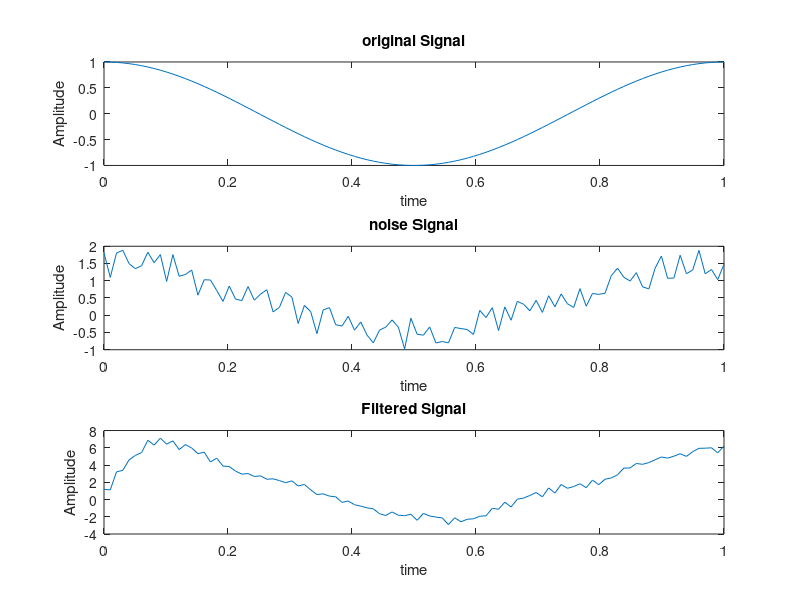
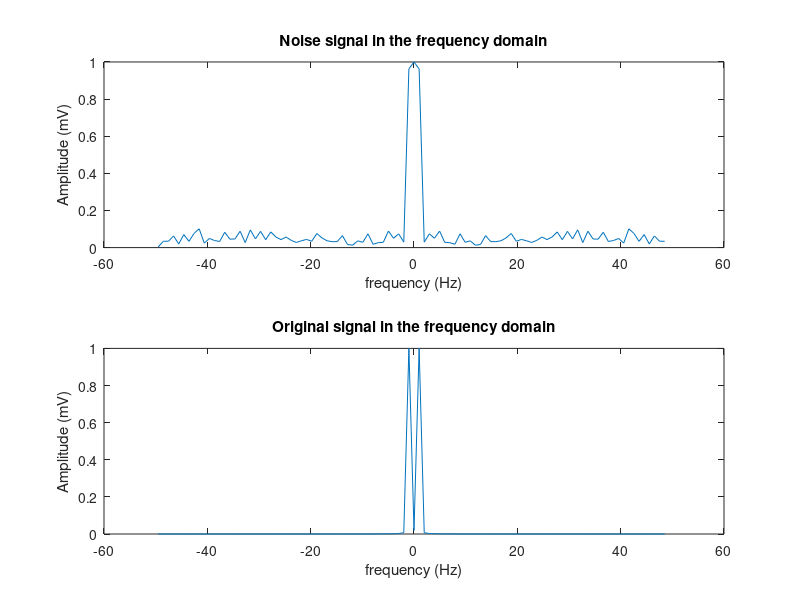

Reproduce these figures in MATLAB, in order.
time=linspace(0,1,100);
original=cos(2*pi*time);
noise=cos(2*pi*time)+rand(1,size(time,2));
range=time;
stem(range,noise);

b=rand(1,8);

y=[];

for n=1:size(noise,2)
    y_sub=0;
    for i=1:size(b,2)
        if n-i<0
            y_sub=y_sub+0;
            continue;
        end
        y_sub=y_sub+b(i)*noise(n+1-i);
    end
    y(end+1)=y_sub;
end

%Plot the original signal,noise,filtered signal
subplot(3,1,1);
plot(range,original);
title('original Signal');
xlabel('time')
ylabel('Amplitude');

subplot(3,1,2);
plot(range,noise);
title('noise Signal');
xlabel('time')
ylabel('Amplitude');


subplot(3,1,3);
plot(range,y);
title('Filtered Signal')
xlabel('time')
ylabel('Amplitude');


%plot the original and noise signal in the frequency domain
figure

%noise
noise_fft=fft(noise);
noise_fft_shift=fftshift(abs(noise_fft));

%original
origin_fft=fft(original);
origin_fft_shift=fftshift(abs(origin_fft));

fs=1/time(2);
L=size(original,2);
f_range= fs*(-L/2:(L-1)/2)/L;

subplot(2,1,1);
plot(f_range,noise_fft_shift/max(noise_fft_shift));
xlabel('frequency (Hz)');
ylabel('Amplitude (mV)');
title('Noise signal in the frequency domain');

subplot(2,1,2);
plot(f_range,origin_fft_shift/max(origin_fft_shift));
xlabel('frequency (Hz)');
ylabel('Amplitude (mV)');
title('Original signal in the frequency domain');


